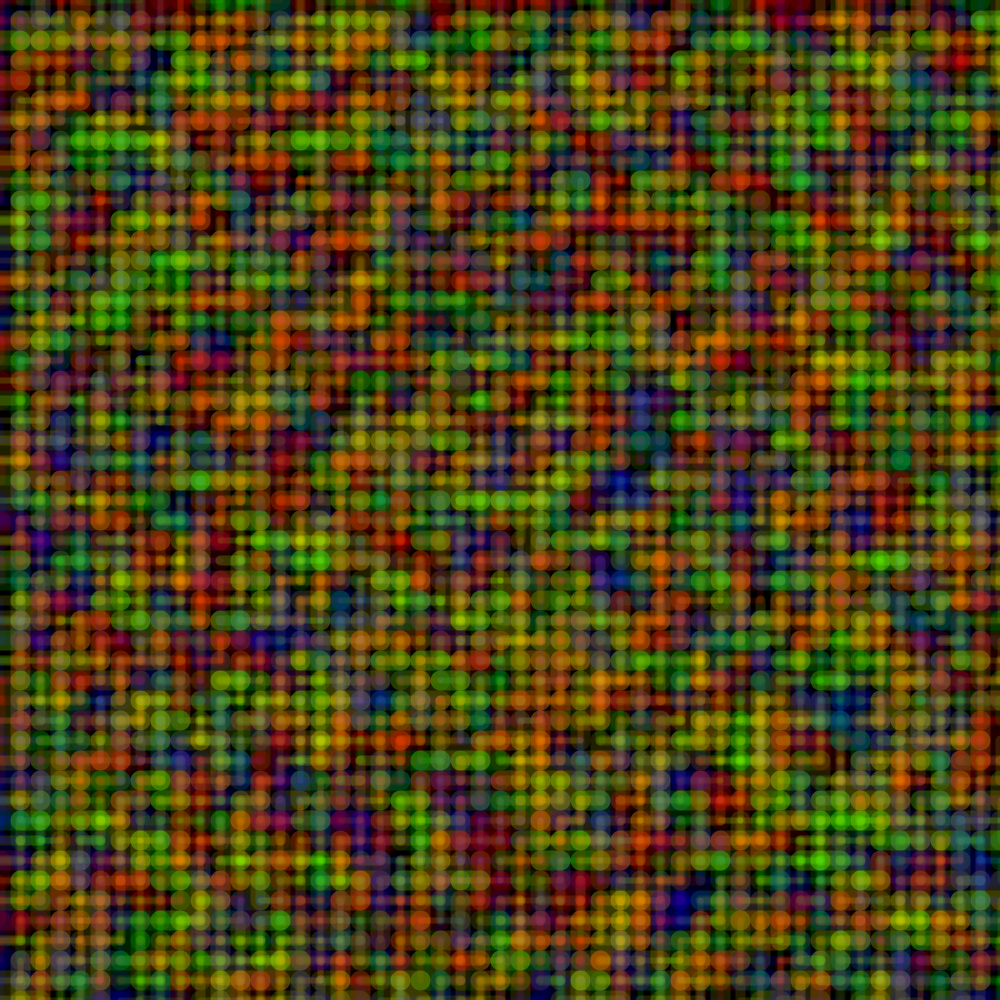
Frame 1 (no input)
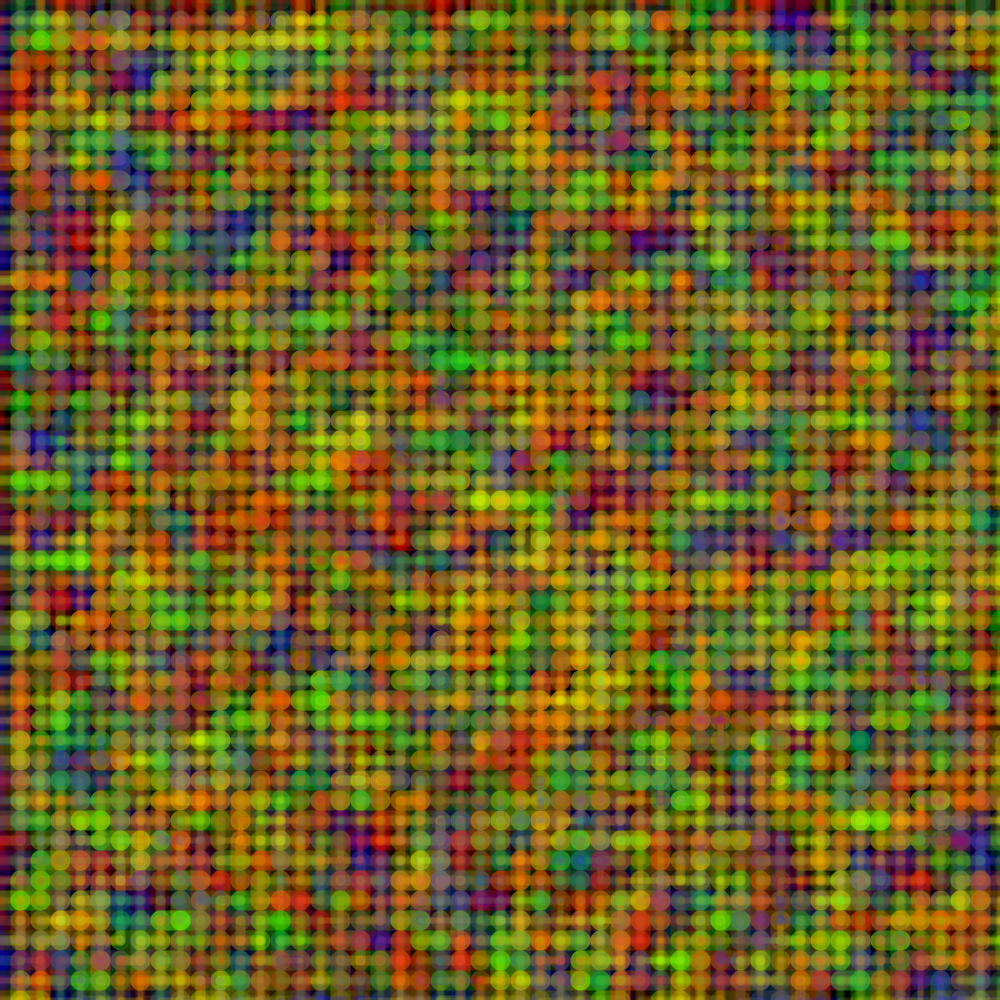
Frame 2 (the mouse pressed at the canvas centre, redrawn once)

The Processing sketch that drew these frames (run headless with seeded random() and noise(); the mouse was pressed at the canvas centre and the sketch redrawn once):

// Processing sketch: Weave05
// ── Weave05.pde
// Alastair Montgomery
// http://0x32.uk/

int x = 0;
int y = 0;
int spacing  = 20;
//float hs = spacing / 2.5;
int interations = 3;
int alpha = 32;
void setup() {
  size(1000, 1000);
  background(0);
  noLoop();
  strokeCap(ROUND);
  noFill();
}

void draw1(int x, int y, int s) {
  line(x,y,x,y+s);
  line(x,y,x+s,y);  
}

void draw2(int x, int y, int s) {
  line(x,y,x+s,y);
  line(x+s,y,x+s,y+s);  
}

void draw3(int x, int y, int s) {
  line(x,y,x,y+s);
  line(x,y+s,x+s,y+s);  
}

void draw4(int x, int y, int s) {
  line(x,y+s,x+s,y+s);
  line(x+s,y+s,x+s,y);  
}


void draw() {
  
  for (int i = 0; i < interations; i++) {
    for (int y = 0; y < height; y=y+spacing) {
      for (int x = 0; x < width; x=x+spacing) {
        
        strokeWeight((spacing/(interations-i)));
        
        double randy = Math.random();
        
        if (Math.random() < 0.25){
         stroke(255,0,0,alpha);
         draw1(x,y,spacing);
        }
        else if (randy > 0.25 && randy < 0.5) {
         stroke(0,255,0,alpha);
         draw2(x,y,spacing);
        }
        else if (randy > 0.5 && randy < 0.75) {
         stroke(0,0,255,alpha);
         draw3(x,y,spacing);
        }
        else {
          stroke(255,255,0,alpha);
          draw4(x,y,spacing);
        }
      }
    }
  }
  //delay(500);
  save("weave05.png");
  save("weave05.jpg");
}
